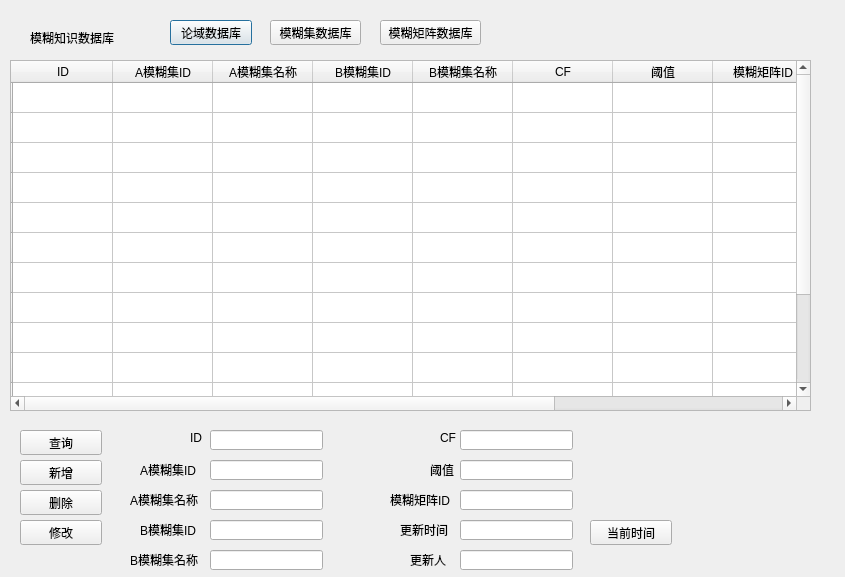
<?xml version="1.0" encoding="UTF-8"?>
<ui version="4.0">
 <class>Dialog6</class>
 <widget class="QDialog" name="Dialog6">
  <property name="geometry">
   <rect>
    <x>0</x>
    <y>0</y>
    <width>845</width>
    <height>577</height>
   </rect>
  </property>
  <property name="windowTitle">
   <string>模糊知识</string>
  </property>
  <widget class="QTableWidget" name="tableWidget">
   <property name="geometry">
    <rect>
     <x>10</x>
     <y>60</y>
     <width>801</width>
     <height>351</height>
    </rect>
   </property>
   <row>
    <property name="text">
     <string/>
    </property>
   </row>
   <row>
    <property name="text">
     <string/>
    </property>
   </row>
   <row>
    <property name="text">
     <string/>
    </property>
   </row>
   <row>
    <property name="text">
     <string/>
    </property>
   </row>
   <row>
    <property name="text">
     <string/>
    </property>
   </row>
   <row>
    <property name="text">
     <string/>
    </property>
   </row>
   <row>
    <property name="text">
     <string/>
    </property>
   </row>
   <row>
    <property name="text">
     <string/>
    </property>
   </row>
   <row>
    <property name="text">
     <string/>
    </property>
   </row>
   <row>
    <property name="text">
     <string/>
    </property>
   </row>
   <row>
    <property name="text">
     <string/>
    </property>
   </row>
   <row>
    <property name="text">
     <string/>
    </property>
   </row>
   <row>
    <property name="text">
     <string/>
    </property>
   </row>
   <row>
    <property name="text">
     <string/>
    </property>
   </row>
   <column>
    <property name="text">
     <string>ID</string>
    </property>
   </column>
   <column>
    <property name="text">
     <string>A模糊集ID</string>
    </property>
   </column>
   <column>
    <property name="text">
     <string>A模糊集名称</string>
    </property>
   </column>
   <column>
    <property name="text">
     <string>B模糊集ID</string>
    </property>
   </column>
   <column>
    <property name="text">
     <string>B模糊集名称</string>
    </property>
   </column>
   <column>
    <property name="text">
     <string>CF</string>
    </property>
   </column>
   <column>
    <property name="text">
     <string>阈值</string>
    </property>
   </column>
   <column>
    <property name="text">
     <string>模糊矩阵ID</string>
    </property>
   </column>
   <column>
    <property name="text">
     <string>更新时间</string>
    </property>
   </column>
   <column>
    <property name="text">
     <string>更新人</string>
    </property>
   </column>
  </widget>
  <widget class="QLabel" name="label">
   <property name="geometry">
    <rect>
     <x>30</x>
     <y>30</y>
     <width>111</width>
     <height>16</height>
    </rect>
   </property>
   <property name="text">
    <string>模糊知识数据库</string>
   </property>
  </widget>
  <widget class="QPushButton" name="pushButton">
   <property name="geometry">
    <rect>
     <x>170</x>
     <y>20</y>
     <width>82</width>
     <height>25</height>
    </rect>
   </property>
   <property name="text">
    <string>论域数据库</string>
   </property>
  </widget>
  <widget class="QPushButton" name="pushButton_2">
   <property name="geometry">
    <rect>
     <x>270</x>
     <y>20</y>
     <width>91</width>
     <height>25</height>
    </rect>
   </property>
   <property name="text">
    <string>模糊集数据库</string>
   </property>
  </widget>
  <widget class="QPushButton" name="pushButton_3">
   <property name="geometry">
    <rect>
     <x>380</x>
     <y>20</y>
     <width>101</width>
     <height>25</height>
    </rect>
   </property>
   <property name="text">
    <string>模糊矩阵数据库</string>
   </property>
  </widget>
  <widget class="QPushButton" name="pushButton_4">
   <property name="geometry">
    <rect>
     <x>20</x>
     <y>430</y>
     <width>82</width>
     <height>25</height>
    </rect>
   </property>
   <property name="text">
    <string>查询</string>
   </property>
  </widget>
  <widget class="QPushButton" name="pushButton_5">
   <property name="geometry">
    <rect>
     <x>20</x>
     <y>460</y>
     <width>82</width>
     <height>25</height>
    </rect>
   </property>
   <property name="text">
    <string>新增</string>
   </property>
  </widget>
  <widget class="QPushButton" name="pushButton_6">
   <property name="geometry">
    <rect>
     <x>20</x>
     <y>490</y>
     <width>82</width>
     <height>25</height>
    </rect>
   </property>
   <property name="text">
    <string>删除</string>
   </property>
  </widget>
  <widget class="QPushButton" name="pushButton_7">
   <property name="geometry">
    <rect>
     <x>20</x>
     <y>520</y>
     <width>82</width>
     <height>25</height>
    </rect>
   </property>
   <property name="text">
    <string>修改</string>
   </property>
  </widget>
  <widget class="QLabel" name="label_2">
   <property name="geometry">
    <rect>
     <x>190</x>
     <y>430</y>
     <width>31</width>
     <height>16</height>
    </rect>
   </property>
   <property name="text">
    <string>ID</string>
   </property>
  </widget>
  <widget class="QLineEdit" name="lineEdit">
   <property name="geometry">
    <rect>
     <x>210</x>
     <y>430</y>
     <width>113</width>
     <height>20</height>
    </rect>
   </property>
  </widget>
  <widget class="QLabel" name="label_3">
   <property name="geometry">
    <rect>
     <x>140</x>
     <y>460</y>
     <width>81</width>
     <height>20</height>
    </rect>
   </property>
   <property name="text">
    <string>A模糊集ID</string>
   </property>
  </widget>
  <widget class="QLineEdit" name="lineEdit_2">
   <property name="geometry">
    <rect>
     <x>210</x>
     <y>460</y>
     <width>113</width>
     <height>20</height>
    </rect>
   </property>
  </widget>
  <widget class="QLabel" name="label_4">
   <property name="geometry">
    <rect>
     <x>130</x>
     <y>490</y>
     <width>91</width>
     <height>20</height>
    </rect>
   </property>
   <property name="text">
    <string>A模糊集名称</string>
   </property>
  </widget>
  <widget class="QLineEdit" name="lineEdit_3">
   <property name="geometry">
    <rect>
     <x>210</x>
     <y>490</y>
     <width>113</width>
     <height>20</height>
    </rect>
   </property>
  </widget>
  <widget class="QLineEdit" name="lineEdit_4">
   <property name="geometry">
    <rect>
     <x>210</x>
     <y>520</y>
     <width>113</width>
     <height>20</height>
    </rect>
   </property>
  </widget>
  <widget class="QLabel" name="label_5">
   <property name="geometry">
    <rect>
     <x>140</x>
     <y>520</y>
     <width>81</width>
     <height>20</height>
    </rect>
   </property>
   <property name="text">
    <string>B模糊集ID</string>
   </property>
  </widget>
  <widget class="QLabel" name="label_6">
   <property name="geometry">
    <rect>
     <x>130</x>
     <y>550</y>
     <width>91</width>
     <height>20</height>
    </rect>
   </property>
   <property name="text">
    <string>B模糊集名称</string>
   </property>
  </widget>
  <widget class="QLineEdit" name="lineEdit_5">
   <property name="geometry">
    <rect>
     <x>210</x>
     <y>550</y>
     <width>113</width>
     <height>20</height>
    </rect>
   </property>
  </widget>
  <widget class="QLabel" name="label_7">
   <property name="geometry">
    <rect>
     <x>440</x>
     <y>430</y>
     <width>31</width>
     <height>16</height>
    </rect>
   </property>
   <property name="text">
    <string>CF</string>
   </property>
  </widget>
  <widget class="QLineEdit" name="lineEdit_6">
   <property name="geometry">
    <rect>
     <x>460</x>
     <y>430</y>
     <width>113</width>
     <height>20</height>
    </rect>
   </property>
  </widget>
  <widget class="QLabel" name="label_8">
   <property name="geometry">
    <rect>
     <x>430</x>
     <y>460</y>
     <width>41</width>
     <height>20</height>
    </rect>
   </property>
   <property name="text">
    <string>阈值</string>
   </property>
  </widget>
  <widget class="QLineEdit" name="lineEdit_7">
   <property name="geometry">
    <rect>
     <x>460</x>
     <y>460</y>
     <width>113</width>
     <height>20</height>
    </rect>
   </property>
  </widget>
  <widget class="QLineEdit" name="lineEdit_8">
   <property name="geometry">
    <rect>
     <x>460</x>
     <y>490</y>
     <width>113</width>
     <height>20</height>
    </rect>
   </property>
  </widget>
  <widget class="QLabel" name="label_9">
   <property name="geometry">
    <rect>
     <x>390</x>
     <y>490</y>
     <width>81</width>
     <height>20</height>
    </rect>
   </property>
   <property name="text">
    <string>模糊矩阵ID</string>
   </property>
  </widget>
  <widget class="QLineEdit" name="lineEdit_9">
   <property name="geometry">
    <rect>
     <x>460</x>
     <y>520</y>
     <width>113</width>
     <height>20</height>
    </rect>
   </property>
  </widget>
  <widget class="QLabel" name="label_10">
   <property name="geometry">
    <rect>
     <x>400</x>
     <y>520</y>
     <width>81</width>
     <height>20</height>
    </rect>
   </property>
   <property name="text">
    <string>更新时间</string>
   </property>
  </widget>
  <widget class="QLineEdit" name="lineEdit_10">
   <property name="geometry">
    <rect>
     <x>460</x>
     <y>550</y>
     <width>113</width>
     <height>20</height>
    </rect>
   </property>
  </widget>
  <widget class="QLabel" name="label_11">
   <property name="geometry">
    <rect>
     <x>410</x>
     <y>550</y>
     <width>81</width>
     <height>20</height>
    </rect>
   </property>
   <property name="text">
    <string>更新人</string>
   </property>
  </widget>
  <widget class="QPushButton" name="pushButton_8">
   <property name="geometry">
    <rect>
     <x>590</x>
     <y>520</y>
     <width>82</width>
     <height>25</height>
    </rect>
   </property>
   <property name="text">
    <string>当前时间</string>
   </property>
  </widget>
 </widget>
 <resources/>
 <connections/>
</ui>
